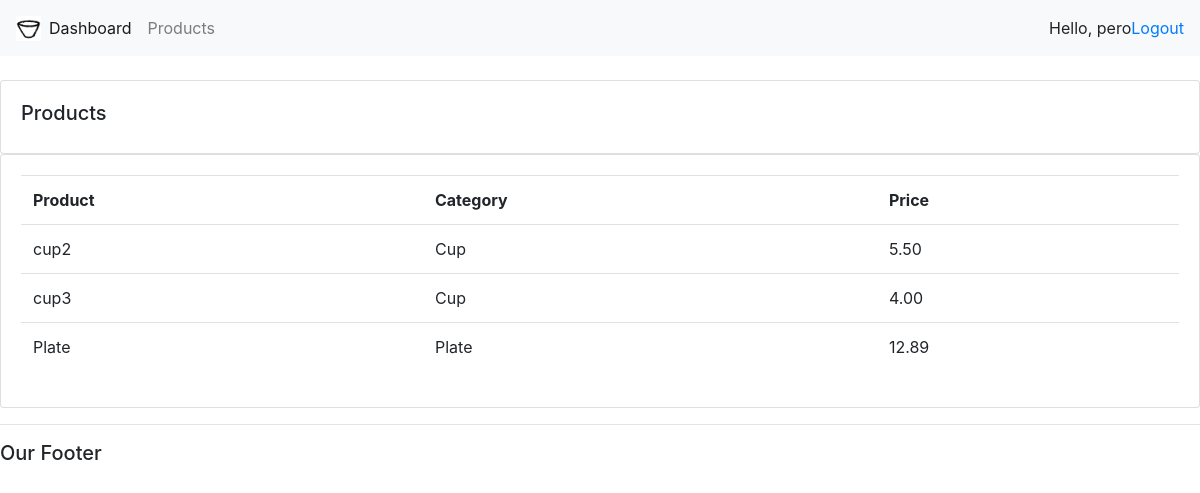
/products/ (signed in), run on the app's committed database.
### store/models.py (models this page shows, shortened)
class Product(models.Model):
    CATEGORY = (
        ('Cup', 'Cup'),
        ('Plate', 'Plate'),
        ('Bowl', 'Bowl'),
        ('Vase', 'Vase')
    )
    name = models.CharField(max_length=50, null=True)
    category = models.CharField(max_length=50, null=True, choices=CATEGORY)
    price = models.DecimalField(max_digits=8, decimal_places=2, null=True)
    description = models.TextField(max_length=100, null=True, blank=True)
    date = models.DateField(auto_now_add=True, null=True)
    tags = models.ManyToManyField(Tag)

### accounts/decorators.py (the view)
        def wrapper_func(request, *args, **kwargs):
            group = None
            if request.user.groups.exists():
                group = request.user.groups.all()[0].name
            if group in allowed_roles:
                return view_func(request, *args, **kwargs)
            else:
                return HttpResponse("You are not authorized to view this page.")

### accounts/views.py (called while the page is built)
@login_required(login_url='login')
@allowed_users(allowed_roles=['admin'])
def products(request):
    products = Product.objects.all()
    return render(request, 'accounts/products.html', {'products': products})

### accounts/templates/accounts/products.html
{% extends 'accounts/base.html' %} {% block content %}
<br />
<div class="row">
  <div class="col-md">
    <div class="card card-body">
      <h5>Products</h5>
    </div>
    <div class="card card-body">
      <table class="table">
        <tr>
          <th>Product</th>
          <th>Category</th>
          <th>Price</th>
        </tr>
        {% for product in products %}
        <tr>
          <td>{{ product.name }}</td>
          <td>{{ product.category }}</td>
          <td>{{ product.price }}</td>
        </tr>
        {% endfor %}
      </table>
    </div>
  </div>
</div>
{% endblock content %}

### accounts/templates/accounts/navbar.html (shortened to what this page needs)
{% load static %}
<nav class="navbar navbar-expand-lg navbar-light bg-light">
  <img id="logo-image" src="{% static 'images/logo.png' %}" alt="">
  <div class="collapse navbar-collapse" id="navbarNav">
    <ul class="navbar-nav">
      {% if request.user.is_staff %}
      <li class="nav-item active">
        <a class="nav-link" href="{% url 'home'  %}">Dashboard</a>
      </li>
      <li class="nav-item">
        <a class="nav-link" href="{% url 'products'  %}">Products</a>
      </li>
      {% else %}
      <li class="nav-item">
        <a class="nav-link" href="{% url 'account'  %}">Settings </a>
      </li>
      {% endif %}
    </ul>
  </div>
  <span>Hello, {{request.user}}</span>
  <span><a href="{% url 'logout' %}">Logout</a> </span>
</nav>

### accounts/static/accounts/css/index.css (style rules this page uses)
#logo-image { width:25px; }

### data on the page
Product: name "cup2", category "Cup", price "5.50"
Product: name "cup3", category "Cup", price "4.00"
Product: name "Plate", category "Plate", price "12.89"

### other printed values
{{ request.user }} "pero"
